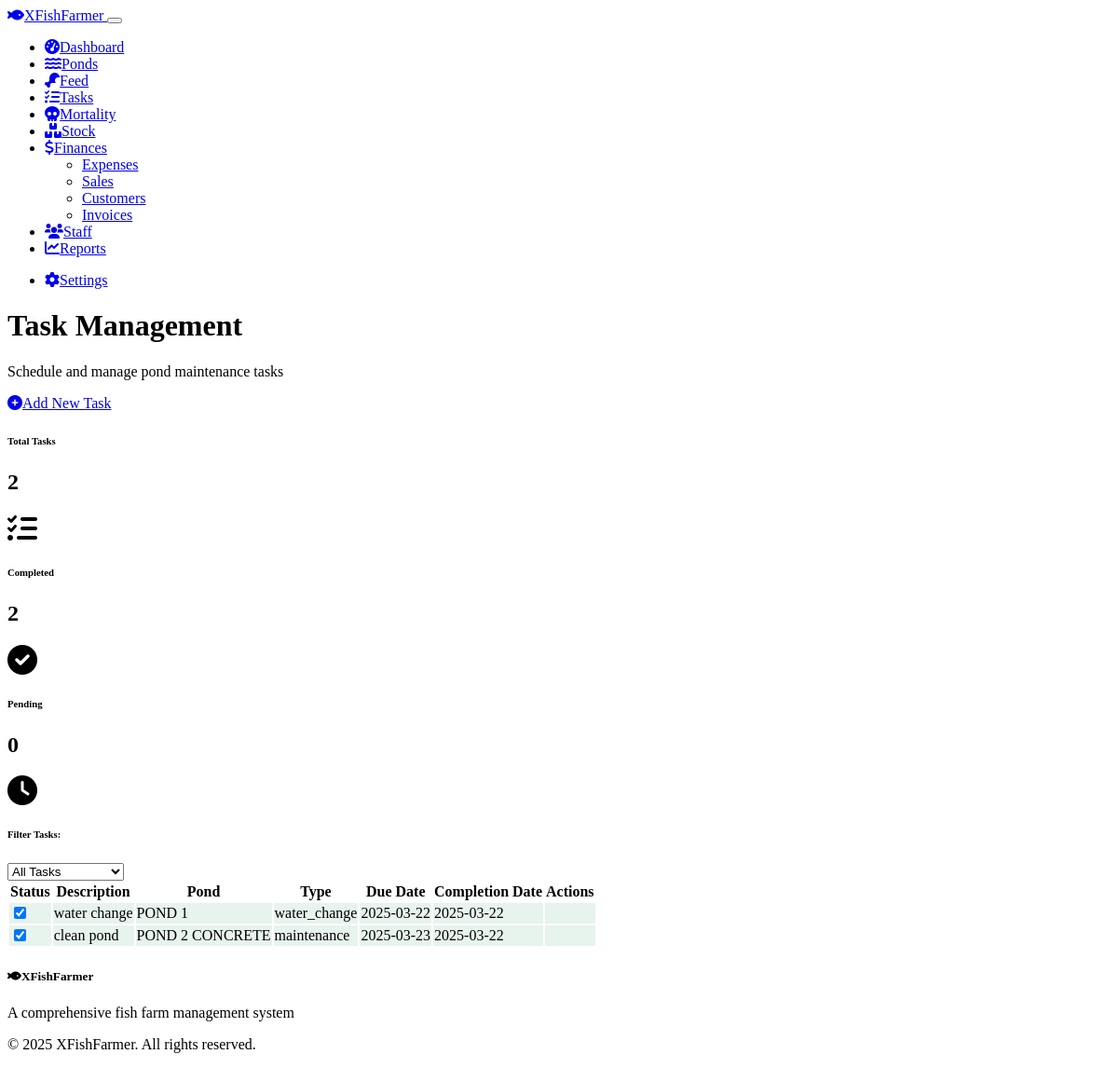
The page /tasks on the database its author committed.
### models.py (models this page shows, shortened)
class Task(db.Model):
    id = db.Column(db.Integer, primary_key=True)
    pond_id = db.Column(db.Integer, db.ForeignKey('pond.id'), nullable=False)
    staff_id = db.Column(db.Integer, db.ForeignKey('staff.id'), nullable=False)
    description = db.Column(db.String(200), nullable=False)
    task_type = db.Column(db.String(50), nullable=False)  # e.g., water change, cleaning, medication
    due_date = db.Column(db.Date, nullable=False, default=date.today)
    completed = db.Column(db.Boolean, default=False)
    completed_date = db.Column(db.Date, nullable=True)
    priority = db.Column(db.String(20), default='medium')  # low, medium, high, critical
    notes = db.Column(db.Text, nullable=True)
    date_created = db.Column(db.DateTime, default=datetime.utcnow)
    date_updated = db.Column(db.DateTime, default=datetime.utcnow, onupdate=datetime.utcnow)

class Pond(db.Model):
    id = db.Column(db.Integer, primary_key=True)
    name = db.Column(db.String(100), nullable=False)
    size = db.Column(db.Float, nullable=False)  # Size in square meters
    water_capacity = db.Column(db.Float, nullable=False)  # Capacity in liters
    depth = db.Column(db.Float, nullable=True)  # Depth in meters
    pond_type = db.Column(db.String(50), nullable=False)  # e.g., freshwater, saltwater
    location = db.Column(db.String(100), nullable=True)
    notes = db.Column(db.Text, nullable=True)
    date_created = db.Column(db.DateTime, default=datetime.utcnow)
    date_updated = db.Column(db.DateTime, default=datetime.utcnow, onupdate=datetime.utcnow)
    feeds = db.relationship('Feed', backref='pond', lazy=True, cascade="all, delete-orphan")
    tasks = db.relationship('Task', backref='pond', lazy=True, cascade="all, delete-orphan")
    mortalities = db.relationship('Mortality', backref='pond', lazy=True, cascade="all, delete-orphan")
    stocks = db.relationship('Stock', backref='pond', lazy=True, cascade="all, delete-orphan")

### routes.py (the view)
@app.route('/tasks')
def tasks():
    tasks = Task.query.order_by(Task.due_date).all()
    return render_template('tasks/index.html', tasks=tasks, now=lambda: datetime.now().date())

### templates/tasks/index.html (shortened to what this page needs)
{% extends "layout.html" %}
{% block page_title %}Task Management{% endblock %}
{% block content %}
<div class="row mb-4">
    <div class="col-12">
        <div class="d-flex justify-content-between align-items-center">
            <p class="lead">Schedule and manage pond maintenance tasks</p>
            <a href="{{ url_for('create_task') }}" class="btn btn-primary">
                <i class="fas fa-plus-circle me-2"></i>Add New Task
            </a>
        </div>
    </div>
</div>
<div class="row mb-4">
    <div class="col-md-4">
        <div class="card bg-primary text-white">
            <div class="card-body">
                <div class="d-flex justify-content-between align-items-center">
                    <div>
                        <h6 class="card-title">Total Tasks</h6>
                        <h2 class="mb-0" id="total-task-count">0</h2>
                    </div>
                    <i class="fas fa-tasks fa-2x"></i>
                </div>
            </div>
        </div>
    </div>
    <div class="col-md-4">
        <div class="card bg-success text-white">
            <div class="card-body">
                <div class="d-flex justify-content-between align-items-center">
                    <div>
                        <h6 class="card-title">Completed</h6>
                        <h2 class="mb-0" id="completed-task-count">0</h2>
                    </div>
                    <i class="fas fa-check-circle fa-2x"></i>
                </div>
            </div>
        </div>
    </div>
    <div class="col-md-4">
        <div class="card bg-warning text-white">
            <div class="card-body">
                <div class="d-flex justify-content-between align-items-center">
                    <div>
                        <h6 class="card-title">Pending</h6>
                        <h2 class="mb-0" id="pending-task-count">0</h2>
                    </div>
                    <i class="fas fa-clock fa-2x"></i>
                </div>
            </div>
        </div>
    </div>
</div>
<div class="row mb-4">
    <div class="col-12">
        <div class="card shadow">
            <div class="card-body">
                <div class="row align-items-center">
                    <div class="col-md-6">
                        <h6 class="mb-md-0">Filter Tasks:</h6>
                    </div>
                    <div class="col-md-6">
                        <select id="task-filter" class="form-select">
                            <option value="all">All Tasks</option>
                        </select>
                    </div>
                </div>
            </div>
        </div>
    </div>
</div>
<div class="row">
    <div class="col-12">
        <div class="card shadow">
            <div class="card-body">
                {% if tasks %}
                <div class="table-responsive">
                    <table class="table table-hover">
                        <thead>
                            <tr>
                                <th>Status</th>
                                <th>Description</th>
                                <th>Pond</th>
                                <th>Type</th>
                                <th>Due Date</th>
                                <th>Completion Date</th>
                                <th>Actions</th>
                            </tr>
                        </thead>
                        <tbody>
                            {% for task in tasks %}
                            <tr class="task-row {% if task.completed %}task-completed{% elif task.due_date < now() %}task-overdue{% else %}task-pending{% endif %}">
                                <td>
                                    <div class="form-check">
                                        <input class="form-check-input task-checkbox" type="checkbox"
                                               id="task-{{ task.id }}"
                                               data-task-id="{{ task.id }}"
                                               {% if task.completed %}checked{% endif %}>
                                    </div>
                                </td>
                                <td>{{ task.description }}</td>
                                <td>{{ task.pond.name }}</td>
                                <td>
                                    <span class="badge {% if task.task_type == 'water_change' %}bg-info
                                                       {% elif task.task_type == 'cleaning' %}bg-warning
                                                       {% elif task.task_type == 'maintenance' %}bg-primary
                                                       {% elif task.task_type == 'medication' %}bg-danger
                                                       {% else %}bg-secondary{% endif %}">
                                        {{ task.task_type }}
                                    </span>
                                </td>
                                <td>{{ task.due_date.strftime('%Y-%m-%d') }}</td>
                                <td>{{ task.completed_date.strftime('%Y-%m-%d') if task.completed_date else "-" }}</td>
                                <td>
                                </td>
                            </tr>
                            {% endfor %}
                        </tbody>
                    </table>
                </div>
                {% endif %}
            </div>
        </div>
    </div>
</div>
{% endblock %}

### static/css/custom.css (style rules this page uses)
.task-completed { background-color: rgba(25, 135, 84, 0.1); }
.table-responsive { overflow-x: auto; -webkit-overflow-scrolling: touch; }

### rows shown on the page
Task: completed "☑", description "water change", pond.name "POND 1", task_type "water_change", due_date "2025-03-22", completed_date "2025-03-22"
Task: completed "☑", description "clean pond", pond.name "POND 2 CONCRETE", task_type "maintenance", due_date "2025-03-23", completed_date "2025-03-22"
